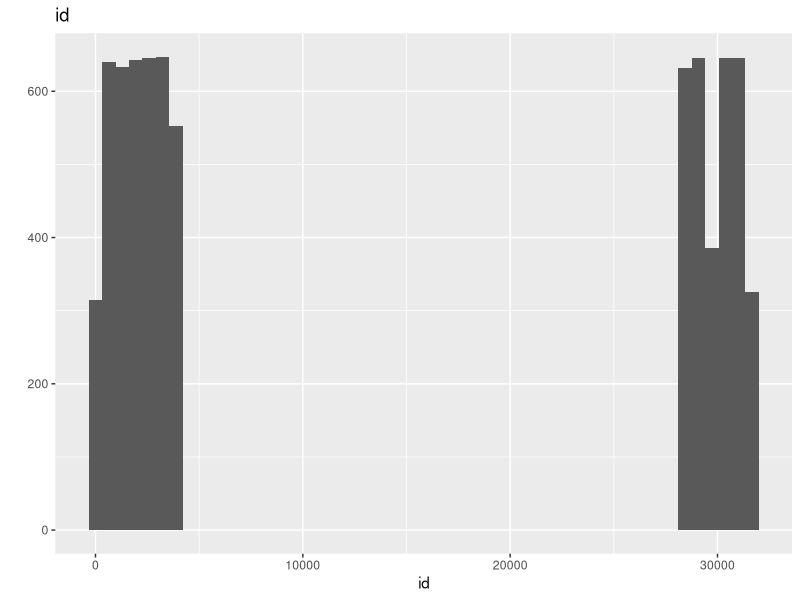
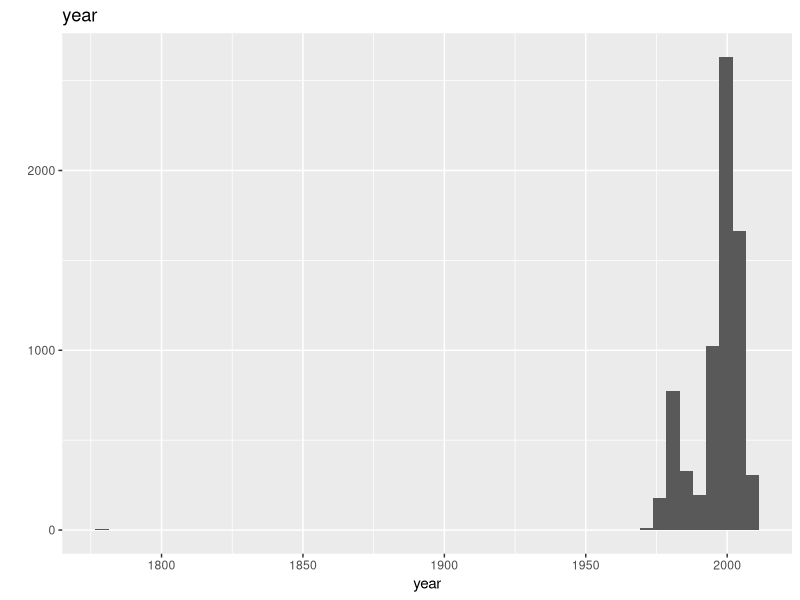
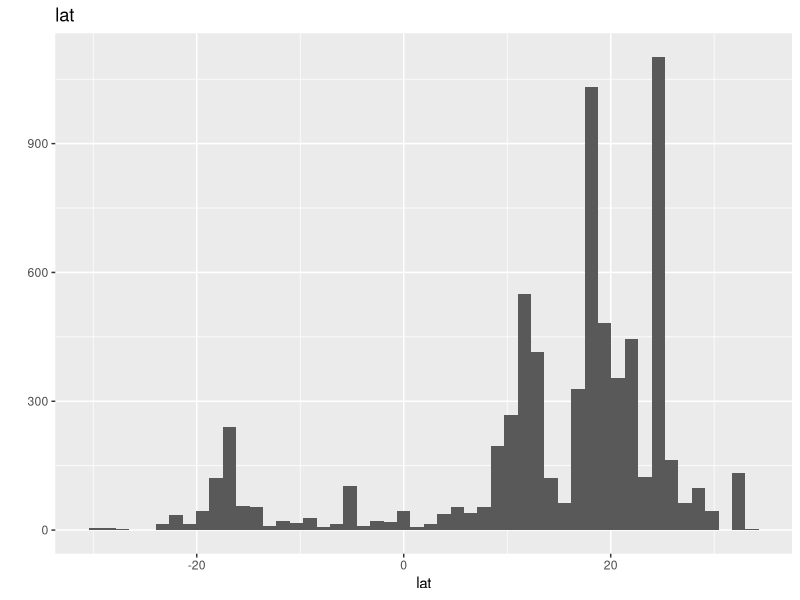
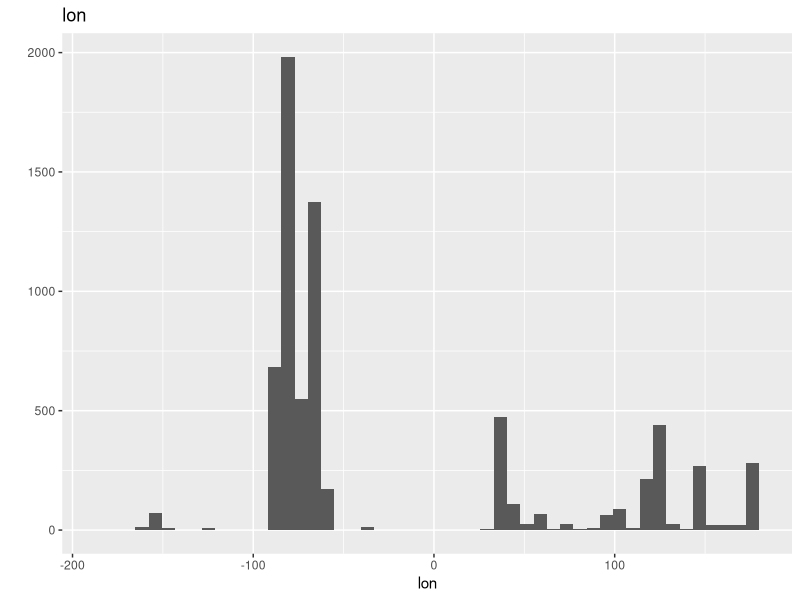
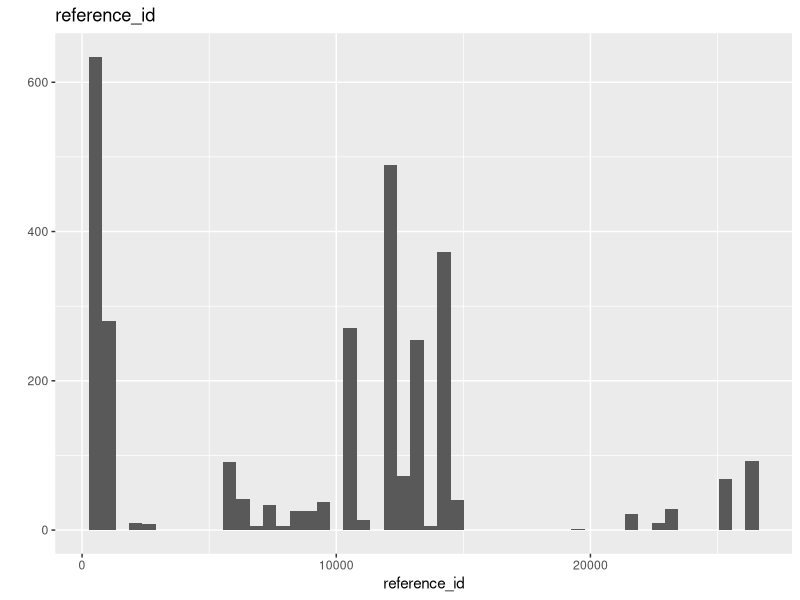

Recreate these plots in R, in order. (Note: this script raises an error after producing the figures.)

##############################################################################################################
## CAP 6737 - Final Project - Coral Data Visualization
## 
## Name: Luis A. Rivera Morales
## UCF ID: 4402075
##############################################################################################################

# set working dir
setwd("C:/Users/groot/Desktop/gitluis/coralviz")


## MISSING PACKAGES
## ----------------
## Use install.packages("pkg_name") to install any missing packages.


## CORAL DATA ANALYSIS
## -------------------
## The idea is to obtain a coral dataset containing coral information such as location, coral bleaching, or
## coral diseases with enough different corals and/or metrics to generate multiple visualizations of the
## data set for further analysis. A dashboard containing different graphs showing the information in
## different forms which could even lead to detecting any similarities in between the coral samples.

# read Coral dataset
ds = read.csv("data/CoralBleachingRaw.csv")
ds.raw = ds

ds = read.csv("data/CoralDiseasesRaw.csv")
ds.raw = ds


##############################################################################################################
## Data Analysis
##############################################################################################################

#install.packages("ggplot2")
require(ggplot2, quietly=TRUE, warn.conflicts=FALSE)

# get_column_index: Retrieves column index of a data frame
get_column_index = function(column, data){
  return( grep(column, colnames(data))[1] )
}

# Histogram & Bar chart functions
histogram = function(i){
  qplot(ds.numeric[,i], geom="histogram", bins=50, main=names(ds.numeric)[i], xlab=names(ds.numeric)[i])
}
barchart = function(i){
  qplot(ds.categorical[,i], geom="bar", main=names(ds.categorical)[i], xlab=names(ds.categorical)[i])
}


# check structure & analyze variables
str(ds)

# print a summary of the dataset
summary(ds)


# separate numerical variables from categorical variables
ds.numeric = ds[ , sapply(ds, is.numeric)]
ds.categorical = ds[ , sapply(ds, is.factor)]


# generate summary statistics of numerical variables
#install.packages("e1071")
require(e1071, quietly=TRUE, warn.conflicts=FALSE)

ds.stats = as.data.frame(t(do.call(cbind, lapply(ds.numeric, summary))))
ds.stats$skewness = as.data.frame(t(do.call(cbind, lapply(na.omit(ds.numeric), skewness))))[,1]
ds.stats$kurtosis = as.data.frame(t(do.call(cbind, lapply(na.omit(ds.numeric), kurtosis))))[,1]


# plot histograms of numerical variables
lapply(1:3, histogram)
lapply(4:6, histogram)
lapply(7:9, histogram)


# plot bar charts of categorical variables
barchart(get_column_index("region", ds.categorical))
barchart(get_column_index("subregion", ds.categorical))

barchart(get_column_index("bleaching_severity", ds.categorical))
barchart(get_column_index("mortality", ds.categorical))


##############################################################################################################
## Numerical/Categorical Variables Recoding for Coral Bleaching
##############################################################################################################

# replace empty levels with no data (NA)
levels(ds$region)[1] = "NA"
levels(ds$subregion)[1] = "NA"


# clean up percentage of coral affected by bleaching
length(which(ds$percentage_affected == ""))
length(which(ds$percentage_affected == "")) / nrow(ds) * 100

##
## 75% of 'percentage_affected' are NA's
## data is no good for visual graph
##


# clean up bleaching duration time
length(which(ds$bleaching_duration == ""))
length(which(ds$bleaching_duration == "")) / nrow(ds) * 100

##
## 95% of 'bleaching_duration' are NA's
## data is no good for visual graph
##


##############################################################################################################
# Export prepared dataset(s)
##############################################################################################################
write.csv(ds, file="data/CoralBleaching.csv", na="", row.names=FALSE, col.names=TRUE)



